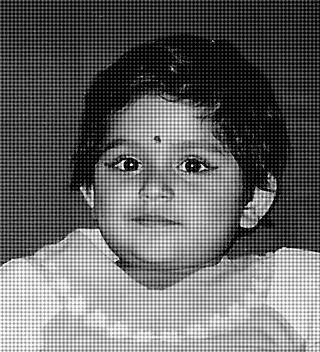
%> input picture lab4/ayantika.tif, 320 x 352 px
$ octave Q4.m   (GNU Octave 9; MATLAB toolbox functions it lacks are replaced by stand-ins)
%> lines starting %> are read from the running program, lines starting %| are printed output that depends on the picture
 clear
clc
% MATLAB code for spectral analysis and lowpass filtering of an image
% see section 17.6, Fig. 17.20, Fig. 17.21
%
% reading the image 'ayantika.tif'
I = imread('ayantika.tif');
%> I is the input picture: size 352x320 uint8; min 0, max 255, mean 102
imshow(I)                   % display the image
fprintf('\nThe image Ayantika has been displayed')
fprintf('\nPress any key to continue')
pause
I = double(I);
%> I: size 352x320 double
I = I - mean(mean(I));
% 2D Bartlett window
x = bartlett(32);
for i = 1:32
    zx(i,:) = x';
	zy(:,i) = x ;
end
bartlett2D = zx .* zy;
mesh(bartlett2D) ;
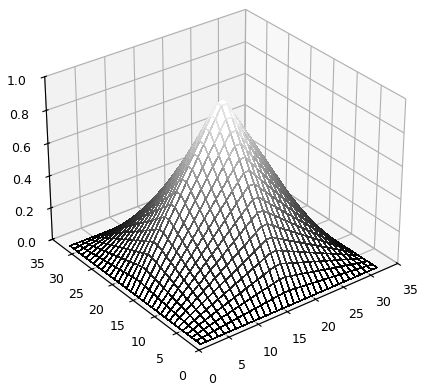
%> figure redrawn from the program's plot data
%
n = 0;
% calculate power spectrum
P = zeros(256,256);
for (i = 1:16:320)
    for (j = 1:16:288)
        Isub = I(i:i+31,j:j+31).*bartlett2D;
        P = P + fftshift(fft2(Isub,256,256));
        n = n + 1;
    end
end
%> after the loop, n = 360
Pabs = (abs(P)/n).^2;
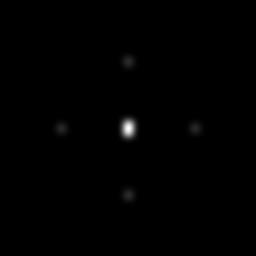
%> Pabs: size 256x256 double; min 9.03e-05, max 891425.6, mean 3264.2; drawn with min black and max white
mesh([-128:127]*2/256,[-128:127]*2/256,Pabs/max(max(Pabs)));
xlabel('Horizontal Frequency'); ylabel('Vertical Frequency');
zlabel('Power Spectrum (in dB)');
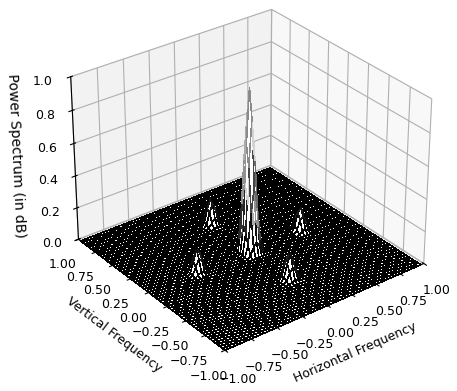
%> figure redrawn from the program's plot data
print -dtiff plot.tiff
